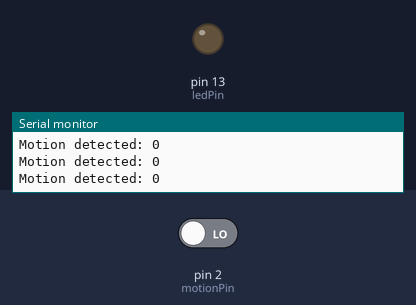
The sketch below on a simulated Arduino Uno, built with avr-gcc and run on an emulated ATmega328P. Parts: output pins drawn as LEDs (lit = HIGH), the last lines printed to the serial monitor. Inputs (shaded band) come from the test bench; at power-on: pin 2 (motionPin) LOW.

Above: at 1.8 s.
1.9 s: pin 2 (motionPin) driven HIGH
At 3.2 s:
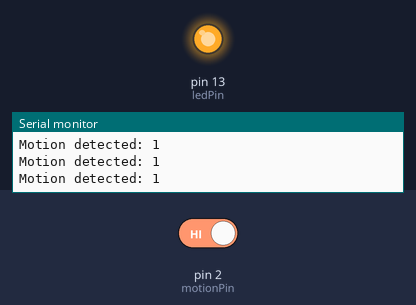
3.5 s: pin 2 (motionPin) driven LOW
At 4.5 s:
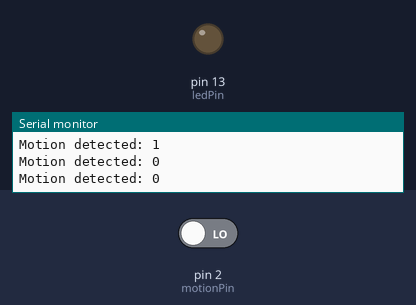
Timing chart, 0 to 6.5 s (numbered marks = the images above; inputs shaded):
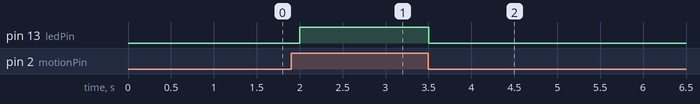

Measured:
- after the input at 1.9 s, pin 13 (ledPin): LOW → HIGH after 0.10 s
- after the input at 3.5 s, pin 13 (ledPin): HIGH → LOW at once

The sketch:

Task1.1P.ino
```cpp
// Define pin numbers for the motion sensor and built-in LED
const int motionPin = 2; // Motion sensor output connected to digital pin 2
const int ledPin = LED_BUILTIN; // Built-in LED on Arduino board

void setup() {
  // Set the motion sensor pin as an input
  pinMode(motionPin, INPUT);
  // Set the LED pin as an output
  pinMode(ledPin, OUTPUT);
  // Initialize serial communication at 9600 baud rate
  Serial.begin(9600);
}

void loop() {
  // Read the state of the motion sensor
  int motionState = digitalRead(motionPin);

  // Print the motion sensor state to the Serial Monitor
  Serial.print("Motion detected: ");
  Serial.println(motionState);

  // Control the LED based on the motion sensor state
  if (motionState == HIGH) {
    // If motion is detected, turn on the LED
    digitalWrite(ledPin, HIGH);
  } else {
    // If no motion is detected, turn off the LED
    digitalWrite(ledPin, LOW);
  }

  // Wait for 500 milliseconds before repeating the loop
  delay(500);
}
```
